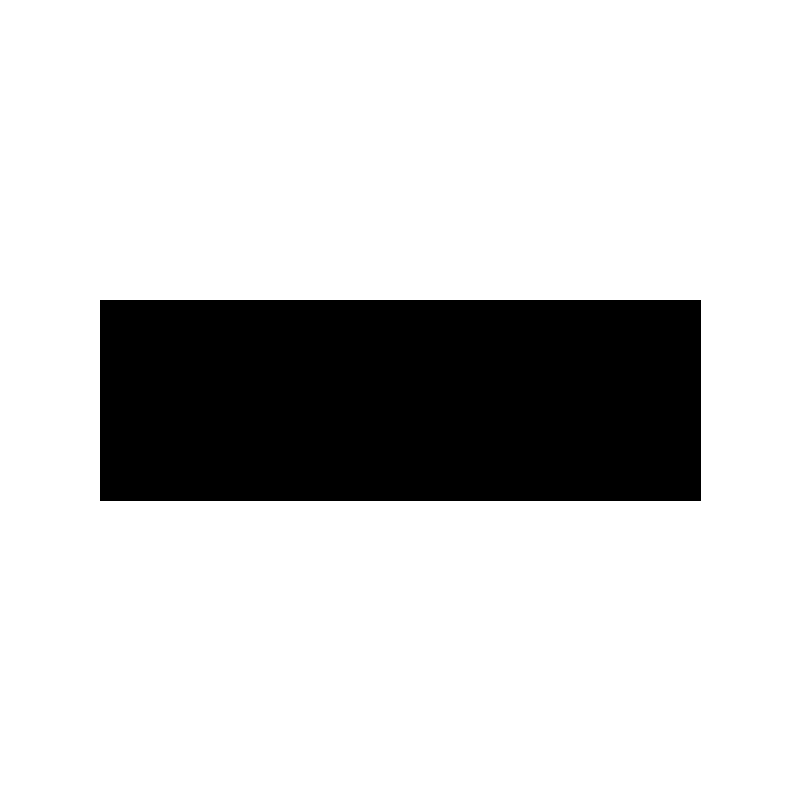
Frame 1 (no input)
Frame 60 (the mouse pressed at the canvas centre just before this capture): identical to frame 1, image omitted
Frame 120 (the mouse held since frame 60 and released just before this capture): blank canvas, image omitted

The Processing sketch that drew this single still picture (run headless with seeded random() and noise(); from frame 60 on, the mouse is pressed at the canvas centre):

// Processing sketch: bouncingBallOOPArrayListDemo
// ── bouncingBallOOPArrayListDemo.pde
// State Variables Demo
// Sept 28, 2017

//globals
float buttonX, buttonY, buttonWidth, buttonHeight;
float buttonTop, buttonBottom, buttonLeftSide, buttonRightSide;

int state;
int bounceCounter;

ArrayList<Ball> theBalls = new ArrayList<Ball>();

void setup() {
  size(800, 800);

  state = 0;
  bounceCounter = 0;

  //declare where the button should be
  buttonX = 100;
  buttonY = 300;
  buttonWidth = 600;
  buttonHeight = 200;

  //calculate sides of button
  buttonTop = buttonY;
  buttonBottom = buttonY + buttonHeight;
  buttonLeftSide = buttonX;
  buttonRightSide = buttonX + buttonWidth;

  for (int i=0; i<5; i++) {
    theBalls.add( new Ball() );
  }
}

void draw() {
  background(255);
  if (state == 0) {  //start screen
    displayButton();
  } else if (state == 1) {  //bouncing ball part
    
    for (Ball thisBall : theBalls) {
      thisBall.bounceBall();
    }
    checkIfGameDone();
  } else if (state == 2) {  //ending screen
    endingScreen();
  }
}

void endingScreen() {
  background(0);
  fill(255);
  textSize(72);
  textAlign(CENTER, CENTER);
  text("Game Over", width/2, height/2);

  textSize(30);
  text("Press any key to reset the game", width/2, height/2 + 75);
}

void checkIfGameDone() {
  if (bounceCounter >= 10) {
    state = 2;
  }
}



void displayBounces() {
  textAlign(LEFT);
  textSize(32);
  text(bounceCounter, 25, 50);
}



boolean mouseIsOnButton() {
  return ((mouseX > buttonLeftSide) &&
    (mouseX < buttonRightSide) &&
    (mouseY > buttonTop) &&
    (mouseY < buttonBottom));
}

void displayButton() {
  if (mouseIsOnButton() ) {
    fill(255, 0, 0);
  } else {
    fill(0);
  }
  rect(buttonX, buttonY, buttonWidth, buttonHeight);
}

void killBallIfRequired() {
  //iterate backwards to not skip any elements if you remove one...
  for (int i=theBalls.size()-1; i >= 0; i--) { 
    Ball thisBall = theBalls.get(i);
    if (thisBall.isClicked(mouseX,mouseY)) {
      theBalls.remove(i);
      println(theBalls.size());
    }
  }
}

void mousePressed() {
  if (mouseIsOnButton()) {
    background(255);
    state = 1;
  }
  killBallIfRequired();
}

void keyPressed() {
  if (state == 2) { //if on ending screen
    state = 0;
    bounceCounter = 0;
  }
}
// ── Ball.pde
class Ball {
  //data
  float x, y, size, dx, dy;

  //constructor
  Ball() {
    x = width/2;
    y = height/2;
    size = 100;
    dx = random(-20, 20);
    dy = random(-20, 20);
  }

  //behaviour
  void bounceBall() {
    //move ball
    x += dx;
    y += dy;

    bounceIfRequired();

    //display ball
    ellipse(x, y, size, size);
  }

  void bounceIfRequired() {
    //is it hitting the right or left side?
    if ( (x > width - size/2) || (x < 0 + size/2) ) {
      dx *= -1;
    }

    //is it hitting the top or bottom?
    if ( (y > height - size/2) || (y < 0 + size/2) ) {
      dy *= -1;
    }
  }
  
  boolean isClicked(float _x, float _y) {
    float distanceFromCenter = dist(x, y, _x, _y);
    if (distanceFromCenter < size/2) {
      return true;
    }
    else {
      return false;
    }
  }
}
